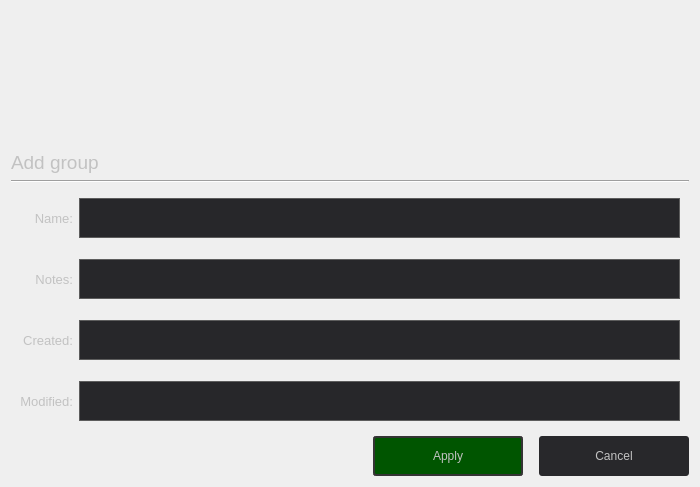
<?xml version="1.0" encoding="UTF-8"?>
<ui version="4.0">
 <class>EditGroup</class>
 <widget class="QWidget" name="EditGroup">
  <property name="geometry">
   <rect>
    <x>0</x>
    <y>0</y>
    <width>700</width>
    <height>312</height>
   </rect>
  </property>
  <property name="windowTitle">
   <string>Form</string>
  </property>
  <layout class="QVBoxLayout" name="verticalLayout">
   <item>
    <spacer name="verticalSpacer_5">
     <property name="orientation">
      <enum>Qt::Vertical</enum>
     </property>
     <property name="sizeType">
      <enum>QSizePolicy::Fixed</enum>
     </property>
     <property name="sizeHint" stdset="0">
      <size>
       <width>20</width>
       <height>140</height>
      </size>
     </property>
    </spacer>
   </item>
   <item>
    <widget class="QLabel" name="header_label">
     <property name="maximumSize">
      <size>
       <width>16777215</width>
       <height>80</height>
      </size>
     </property>
     <property name="font">
      <font>
       <pointsize>14</pointsize>
      </font>
     </property>
     <property name="styleSheet">
      <string notr="true">color: rgb(194, 194, 194);</string>
     </property>
     <property name="text">
      <string>Add group</string>
     </property>
    </widget>
   </item>
   <item>
    <widget class="Line" name="line">
     <property name="orientation">
      <enum>Qt::Horizontal</enum>
     </property>
    </widget>
   </item>
   <item>
    <widget class="QGroupBox" name="groupBox">
     <property name="font">
      <font>
       <pointsize>12</pointsize>
      </font>
     </property>
     <property name="styleSheet">
      <string notr="true">QGroupBox
{
	 border-width: 1px;
     border-style: none;
     border-color: rgb(102, 102, 102);
}</string>
     </property>
     <property name="title">
      <string/>
     </property>
     <property name="alignment">
      <set>Qt::AlignLeading|Qt::AlignLeft|Qt::AlignVCenter</set>
     </property>
     <layout class="QGridLayout" name="gridLayout">
      <item row="1" column="2">
       <widget class="QLineEdit" name="lineEdit_name">
        <property name="minimumSize">
         <size>
          <width>0</width>
          <height>40</height>
         </size>
        </property>
        <property name="font">
         <font>
          <pointsize>10</pointsize>
         </font>
        </property>
        <property name="styleSheet">
         <string notr="true">QLineEdit
{
	background-color: rgb(39, 39, 42);
	border-width: 1px;
     border-style: solid;
	border-color: rgb(93, 93, 93);
color: rgb(194, 194, 194);
}

QLineEdit:focus
{
border-color: rgb(0, 85, 0);
border-width: 2px;
}</string>
        </property>
       </widget>
      </item>
      <item row="7" column="0" colspan="2">
       <widget class="QLabel" name="modified_label">
        <property name="font">
         <font>
          <pointsize>10</pointsize>
         </font>
        </property>
        <property name="styleSheet">
         <string notr="true">color: rgb(194, 194, 194);</string>
        </property>
        <property name="text">
         <string>Modified:</string>
        </property>
        <property name="alignment">
         <set>Qt::AlignRight|Qt::AlignTrailing|Qt::AlignVCenter</set>
        </property>
       </widget>
      </item>
      <item row="5" column="2">
       <widget class="QLineEdit" name="lineEdit_created">
        <property name="minimumSize">
         <size>
          <width>0</width>
          <height>40</height>
         </size>
        </property>
        <property name="font">
         <font>
          <pointsize>10</pointsize>
         </font>
        </property>
        <property name="styleSheet">
         <string notr="true">QLineEdit
{
	background-color: rgb(39, 39, 42);
	border-width: 1px;
     border-style: solid;
	border-color: rgb(93, 93, 93);
color: rgb(194, 194, 194);
}

QLineEdit:focus
{
border-color: rgb(0, 85, 0);
border-width: 2px;
}</string>
        </property>
        <property name="dragEnabled">
         <bool>false</bool>
        </property>
        <property name="readOnly">
         <bool>true</bool>
        </property>
       </widget>
      </item>
      <item row="5" column="0" colspan="2">
       <widget class="QLabel" name="created_label">
        <property name="font">
         <font>
          <pointsize>10</pointsize>
         </font>
        </property>
        <property name="styleSheet">
         <string notr="true">color: rgb(194, 194, 194);</string>
        </property>
        <property name="text">
         <string>Created:</string>
        </property>
        <property name="alignment">
         <set>Qt::AlignRight|Qt::AlignTrailing|Qt::AlignVCenter</set>
        </property>
       </widget>
      </item>
      <item row="3" column="2">
       <widget class="QLineEdit" name="lineEdit_notes">
        <property name="minimumSize">
         <size>
          <width>0</width>
          <height>40</height>
         </size>
        </property>
        <property name="font">
         <font>
          <pointsize>10</pointsize>
         </font>
        </property>
        <property name="styleSheet">
         <string notr="true">QLineEdit
{
	background-color: rgb(39, 39, 42);
	border-width: 1px;
     border-style: solid;
	border-color: rgb(93, 93, 93);
color: rgb(194, 194, 194);
}

QLineEdit:focus
{
border-color: rgb(0, 85, 0);
border-width: 2px;
}</string>
        </property>
       </widget>
      </item>
      <item row="2" column="2">
       <spacer name="verticalSpacer_2">
        <property name="orientation">
         <enum>Qt::Vertical</enum>
        </property>
        <property name="sizeType">
         <enum>QSizePolicy::Fixed</enum>
        </property>
        <property name="sizeHint" stdset="0">
         <size>
          <width>10</width>
          <height>15</height>
         </size>
        </property>
       </spacer>
      </item>
      <item row="3" column="0" colspan="2">
       <widget class="QLabel" name="notes_label">
        <property name="minimumSize">
         <size>
          <width>0</width>
          <height>0</height>
         </size>
        </property>
        <property name="font">
         <font>
          <pointsize>10</pointsize>
         </font>
        </property>
        <property name="styleSheet">
         <string notr="true">color: rgb(194, 194, 194);</string>
        </property>
        <property name="text">
         <string>Notes:</string>
        </property>
        <property name="alignment">
         <set>Qt::AlignRight|Qt::AlignTrailing|Qt::AlignVCenter</set>
        </property>
       </widget>
      </item>
      <item row="1" column="0" colspan="2">
       <widget class="QLabel" name="name_label">
        <property name="sizePolicy">
         <sizepolicy hsizetype="Preferred" vsizetype="Preferred">
          <horstretch>0</horstretch>
          <verstretch>0</verstretch>
         </sizepolicy>
        </property>
        <property name="minimumSize">
         <size>
          <width>0</width>
          <height>0</height>
         </size>
        </property>
        <property name="font">
         <font>
          <pointsize>10</pointsize>
         </font>
        </property>
        <property name="styleSheet">
         <string notr="true">color: rgb(194, 194, 194);</string>
        </property>
        <property name="text">
         <string>Name:</string>
        </property>
        <property name="alignment">
         <set>Qt::AlignRight|Qt::AlignTrailing|Qt::AlignVCenter</set>
        </property>
       </widget>
      </item>
      <item row="4" column="2">
       <spacer name="verticalSpacer_3">
        <property name="orientation">
         <enum>Qt::Vertical</enum>
        </property>
        <property name="sizeType">
         <enum>QSizePolicy::Fixed</enum>
        </property>
        <property name="sizeHint" stdset="0">
         <size>
          <width>20</width>
          <height>15</height>
         </size>
        </property>
       </spacer>
      </item>
      <item row="7" column="2">
       <widget class="QLineEdit" name="lineEdit_modified">
        <property name="minimumSize">
         <size>
          <width>0</width>
          <height>40</height>
         </size>
        </property>
        <property name="font">
         <font>
          <pointsize>10</pointsize>
         </font>
        </property>
        <property name="styleSheet">
         <string notr="true">QLineEdit
{
	background-color: rgb(39, 39, 42);
	border-width: 1px;
     border-style: solid;
	border-color: rgb(93, 93, 93);
color: rgb(194, 194, 194);
}

QLineEdit:focus
{
border-color: rgb(0, 85, 0);
border-width: 2px;
}</string>
        </property>
        <property name="readOnly">
         <bool>true</bool>
        </property>
        <property name="clearButtonEnabled">
         <bool>false</bool>
        </property>
       </widget>
      </item>
      <item row="6" column="2">
       <spacer name="verticalSpacer_4">
        <property name="orientation">
         <enum>Qt::Vertical</enum>
        </property>
        <property name="sizeType">
         <enum>QSizePolicy::Fixed</enum>
        </property>
        <property name="sizeHint" stdset="0">
         <size>
          <width>20</width>
          <height>15</height>
         </size>
        </property>
       </spacer>
      </item>
     </layout>
    </widget>
   </item>
   <item>
    <layout class="QHBoxLayout" name="horizontalLayout">
     <item>
      <spacer name="horizontalSpacer">
       <property name="orientation">
        <enum>Qt::Horizontal</enum>
       </property>
       <property name="sizeHint" stdset="0">
        <size>
         <width>40</width>
         <height>20</height>
        </size>
       </property>
      </spacer>
     </item>
     <item>
      <widget class="QPushButton" name="apply_button">
       <property name="minimumSize">
        <size>
         <width>150</width>
         <height>40</height>
        </size>
       </property>
       <property name="styleSheet">
        <string notr="true">QPushButton
{
	background-color:rgb(0, 85, 0);
	color: rgb(194, 194, 194);
	border-style: solid;
	border-width: 2px;
	border-color: rgb(52, 52, 52);
	border-radius: 3px;
}

QPushButton::hover
{
	background-color: rgb(0, 94, 0);
}

QPushButton::pressed
{
	border: none;
}</string>
       </property>
       <property name="text">
        <string>Apply</string>
       </property>
      </widget>
     </item>
     <item>
      <spacer name="horizontalSpacer_2">
       <property name="orientation">
        <enum>Qt::Horizontal</enum>
       </property>
       <property name="sizeType">
        <enum>QSizePolicy::Fixed</enum>
       </property>
       <property name="sizeHint" stdset="0">
        <size>
         <width>10</width>
         <height>20</height>
        </size>
       </property>
      </spacer>
     </item>
     <item>
      <widget class="QPushButton" name="cancel_button">
       <property name="minimumSize">
        <size>
         <width>150</width>
         <height>40</height>
        </size>
       </property>
       <property name="styleSheet">
        <string notr="true">QPushButton
{
	background-color: rgb(40, 40, 43);
	color: rgb(194, 194, 194);
	border-style: none;
	border-width: 0px;
	border-color: rgb(45, 45, 45);
	border-radius: 3px;
}

QPushButton::hover
{
	background-color: rgb(36, 36, 36);
	border-style: solid;
	border-color: rgb(45, 45, 45);
    border-width: 3px;
}

QPushButton::pressed
{
	background-color: rgb(26, 26, 26);
	border: none;
}</string>
       </property>
       <property name="text">
        <string>Cancel</string>
       </property>
      </widget>
     </item>
    </layout>
   </item>
   <item>
    <spacer name="verticalSpacer">
     <property name="orientation">
      <enum>Qt::Vertical</enum>
     </property>
     <property name="sizeHint" stdset="0">
      <size>
       <width>20</width>
       <height>40</height>
      </size>
     </property>
    </spacer>
   </item>
  </layout>
 </widget>
 <resources/>
 <connections/>
</ui>
